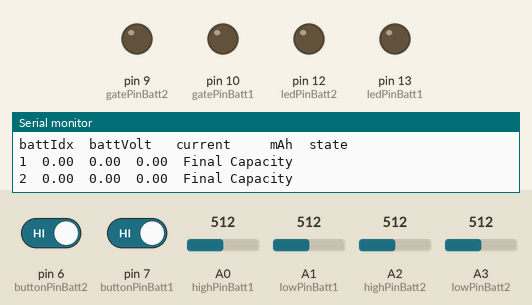
Simulated run of this sketch. Board: Arduino Uno, built with avr-gcc and run on an emulated ATmega328P. Shown: output pins drawn as LEDs (lit = HIGH), the last lines printed to the serial monitor. The test bench sets the inputs (shaded band); at power-on: pin 6 (buttonPinBatt2) HIGH, pin 7 (buttonPinBatt1) HIGH, A0 (highPinBatt1) = 512, A2 (highPinBatt2) = 512, A1 (lowPinBatt1) = 512, A3 (lowPinBatt2) = 512.

Above: at 3.2 s.
3.3 s: pin 6 (buttonPinBatt2) driven LOW and pin 7 (buttonPinBatt1) driven LOW
At 8.4 s:
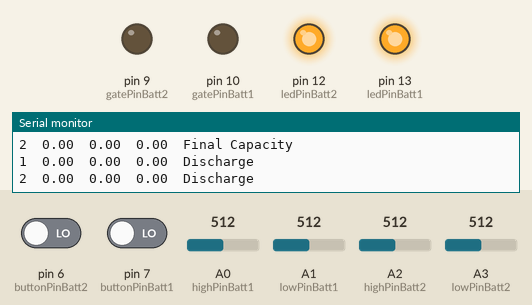
13.5 s: A0 (highPinBatt1) set to 459
19.1 s: A0 (highPinBatt1) set to 434
At 22.6 s:
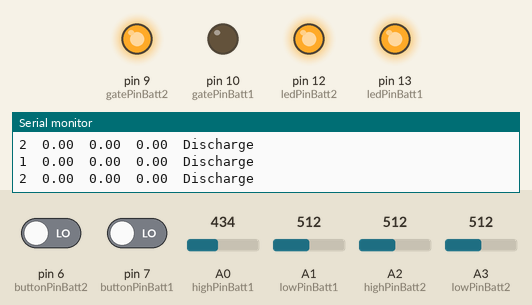
24.7 s: pin 7 (buttonPinBatt1) driven HIGH
At 27.7 s:
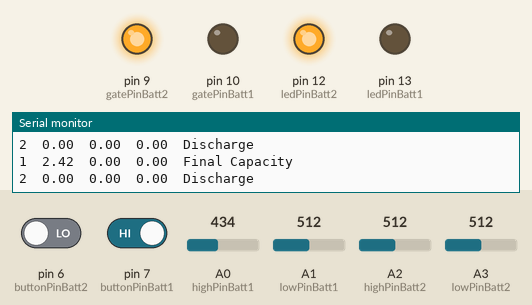
30.3 s: A2 (highPinBatt2) set to 466
35.9 s: A2 (highPinBatt2) set to 435
At 37.9 s:
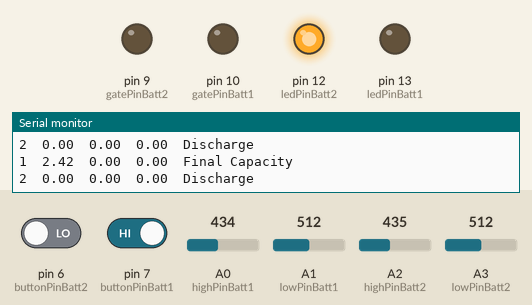
Timing chart, 0 to 39.4 s (numbered marks = the images above; inputs shaded):
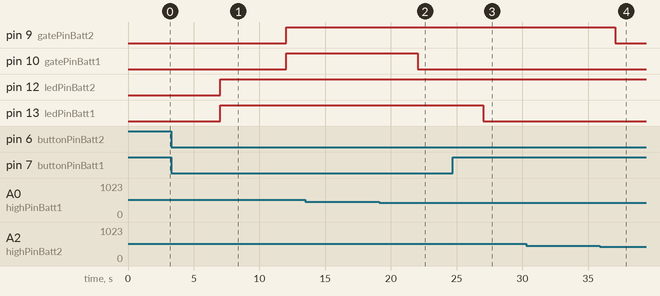

Measured:
- the behaviour switches between 451 and 450 on A0 (highPinBatt1) (found by bisection; images 1 and 2)
- the behaviour switches between 451 and 450 on A2 (highPinBatt2) (found by bisection; images 3 and 4)
- after the input at 3.3 s, pin 9 (gatePinBatt2), pin 10 (gatePinBatt1): LOW → HIGH after 8.7 s; pin 12 (ledPinBatt2), pin 13 (ledPinBatt1): LOW → HIGH after 3.7 s
- after the input at 19.1 s, pin 10 (gatePinBatt1): HIGH → LOW after 2.9 s
- after the input at 24.7 s, pin 13 (ledPinBatt1): HIGH → LOW after 2.3 s
- after the input at 35.9 s, pin 9 (gatePinBatt2): HIGH → LOW after 1.1 s

The sketch:

li_ion_cell_discharger.ino
```cpp
/*
 * Name:
 * Battery Capacity Checker
 *
 * Description:
 * Discharge 2 Li-Ion cells from >4.1V voltage to 2.5V while recording the discharge
 * profile and cell capacity. Discharge process can be started by pressing a momentary
 * push button switch. A red LED lights up to indicate that the discharge process is
 * still continuing (2.5V cut off has not been reached).
 *
 * Circuit:
 * https://goo.gl/photos/qm96asJ2DXB2iUNHA
 *
 * Example:
 * https://goo.gl/photos/hopcskTPDCRb9MaL8
 *
 * Author:
 * Jens Kaemmerer (jens@mesgtone.net)
 *
 * Credits:
 * 1) http://AdamWelch.Uk
 * 2) http://learn.linksprite.com/project/diy-arduino-battery-capacity-tester-v1-0/
 */

#define ledPinBatt1 13
#define ledPinBatt2 12
#define ledPinBatt3 11

// digital pin to enable/disable discharge circuit via 50N05L MOSFET
#define gatePinBatt1 10
#define gatePinBatt2 9
#define gatePinBatt3 8

#define buttonPinBatt1 7
#define buttonPinBatt2 6
#define buttonPinBatt3 5

// analog in
#define highPinBatt1 A0
#define lowPinBatt1 A1

#define highPinBatt2 A2
#define lowPinBatt2 A3

#define highPinBatt3 A4
#define lowPinBatt3 A5

#define numBatt 2

// constants
float shuntRes = 1.0;  // In Ohms - Shunt resistor resistance
int interval = 5000;  //Interval (ms) between measurements
// final voltage of a discharged battery (under load)
// http://lygte-info.dk/info/BatteryLowVoltage%20UK.html
float battLow = 2.5;

float voltRef = 5.0; // Reference voltage
unsigned long currentMillis = 0;

typedef struct Batt {
  float mAh;
  float current;
  float battVolt;
  float shuntVolt;
  int gatePin;
  int highPin;
  int lowPin;
  int ledPin;
  int buttonPin;
  boolean finished;
  unsigned long previousMillis;
  unsigned long millisPassed;
} Batt;

Batt batt[numBatt] = {
  {
    0.0, 0.0, 0.0, 0.0, gatePinBatt1, highPinBatt1, lowPinBatt1, ledPinBatt1, buttonPinBatt1, true, 0, 0   }
  ,
  {
    0.0, 0.0, 0.0, 0.0, gatePinBatt2, highPinBatt2, lowPinBatt2, ledPinBatt2, buttonPinBatt2, true, 0, 0   }
};

Batt *b;

/*
 * readVcc
 *
 * https://hackingmajenkoblog.wordpress.com/2016/02/01/making-accurate-adc-readings-on-the-arduino/
 */
long readVcc() {
  long result;
  // Read 1.1V reference against AVcc
  ADMUX = _BV(REFS0) | _BV(MUX3) | _BV(MUX2) | _BV(MUX1);
  delay(2); // Wait for Vref to settle
  ADCSRA |= _BV(ADSC); // Convert
  while (bit_is_set(ADCSRA,ADSC));
  result = ADCL;
  result |= ADCH<<8;
  result = 1125300L / result; // Back-calculate AVcc in mV
  return result;
}

void printBattResult(int i, struct Batt *b) {
  Serial.print(i + 1);
  Serial.print("\t");
  Serial.print(b->battVolt);
  Serial.print("\t");
  Serial.print(b->current);
  Serial.print("\t");
  Serial.print(b->mAh);
  Serial.print("\t");
  Serial.println(b->finished ? "Final Capacity" : "Discharge"  );
}


void setup() {

  Serial.begin(9600);
  Serial.println("Battery Capacity Checker v2");

  // voltRef = readVcc()/1000.0;
  voltRef = 5.0;

  Serial.print("voltRef: ");
  Serial.println(voltRef);

  Serial.println("battIdx  battVolt   current     mAh  state");

  // initialize state
  for( int i = 0; i < numBatt; i++ ) {

    b = &batt[i];

    pinMode(b->gatePin, OUTPUT);
    digitalWrite(b->gatePin, LOW);

    pinMode(b->ledPin, OUTPUT);
    digitalWrite(b->ledPin, LOW);

    pinMode(b->buttonPin, INPUT_PULLUP);
  }

  delay(2000);
}

void loop() {

  for(int i = 0; i < numBatt; i++) {

    b = &batt[i];

    // only measure if the discharge process has NOT finished (otherwise undefined voltage will result)
    if(b->finished == false)
    {
      b->battVolt = analogRead(b->highPin) * voltRef / 1023.0;
      b->shuntVolt = analogRead(b->lowPin) * voltRef / 1023.0;

      /* adjustment to match multimeter measurement, voltage drop on wire to A0/A1 input */
      b->battVolt = b->battVolt + 0.30;
      b->shuntVolt = b->shuntVolt + 0.30;

      // battery is not inserted, low value is read
      if(b->battVolt < 1.5)
      {
        b->battVolt = 0;
      }

      if(b->battVolt >= battLow)
      {
        digitalWrite(b->gatePin, HIGH);
        currentMillis = millis();
        b->millisPassed = currentMillis - b->previousMillis;
        b->current = (b->battVolt - b->shuntVolt) / shuntRes;
        b->mAh = b->mAh + (b->current * 1000.0) * (b->millisPassed / 3600000.0);
        b->previousMillis = currentMillis;
      }
      else {
        // turn off discharge circuit
        digitalWrite(b->gatePin, LOW);
        digitalWrite(b->ledPin, LOW);
        b->finished = true;
      }
    }

    if (digitalRead(batt[i].buttonPin) == LOW)
    {
      batt[i].finished = false;
      batt[i].mAh = 0;
      batt[i].current = 0;
      batt[i].battVolt = 0;
      digitalWrite(batt[i].ledPin, HIGH);
    }

    printBattResult(i, b);
  }

  delay(interval);
}
```
